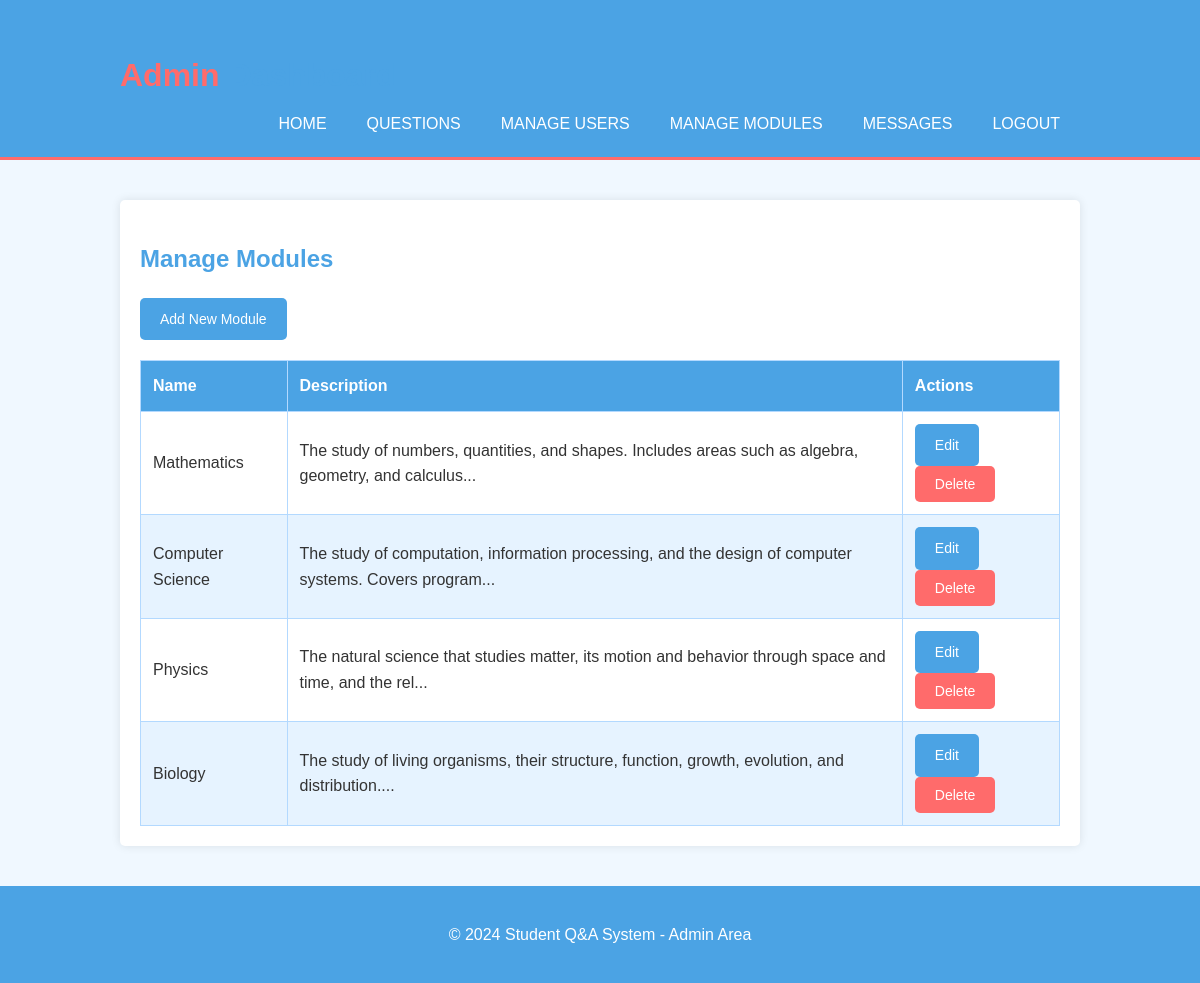
Screenshot of /admin/modules.php (signed in) with the database file from the repository.
### tables this page shows
CREATE TABLE `modules` (
  `id` int(50) NOT NULL,
  `name` varchar(50) NOT NULL,
  `description` text DEFAULT NULL
);

### admin/modules.php (called while the page is built, shortened)
<?php
include "../includes/DatabaseFunctions.php";
$modules = getAllModules($pdo);
include "../templates/modules.html.php";
include "../templates/admin_layout.html.php";
?>

### includes/DatabaseFunctions.php (called while the page is built, shortened)
<?php
function getAllModules($pdo) {
    $sql = "SELECT * FROM modules";
    return query($pdo, $sql)->fetchAll();
}
function query($pdo, $sql, $parameters = []) {
    $query = $pdo->prepare($sql);
    $query->execute($parameters);
    return $query;
}

### templates/modules.html.php (the view, shortened to what this page needs)
<h2>Manage Modules</h2>
<a href="addmodule.php" class="button">Add New Module</a>
<table>
    <thead>
        <tr>
            <th>Name</th>
            <th>Description</th>
            <th>Actions</th>
        </tr>
    </thead>
    <tbody>
        <?php foreach ($modules as $module): ?>
        <tr>
            <td><?= htmlspecialchars($module['name']) ?></td>
            <td><?= nl2br(htmlspecialchars(substr($module['description'], 0, 100))) ?>...</td>
            <td>
                <a href="editmodule.php?id=<?= $module['id'] ?>" class="button">Edit</a>
                <form action="deletemodule.php" method="post" style="display:inline;" onsubmit="return confirm('Are you sure you want to delete this module?');">
                    <button type="submit" class="button delete">Delete</button>
                </form>
            </td>
        </tr>
        <?php endforeach; ?>
    </tbody>
</table>

### css/admin_style.css (style rules this page uses)
body { font-family: Arial, sans-serif; line-height: 1.6; margin: 0; padding: 0; background-color: #f0f8ff; color: #333; }
h1, h2, h3 { color: #4ba3e4; }
table { width: 100%; border-collapse: collapse; margin-top: 20px; }
table, th, td { border: 1px solid #b3d9ff; }
th, td { text-align: left; padding: 12px; }
th { background-color: #4ba3e4; color: white; }
tr:nth-child(even) { background-color: #e6f3ff; }
.button { display: inline-block; padding: 10px 20px; background: #4ba3e4; color: #ffffff; border: none; border-radius: 5px; cursor: pointer; text-decoration: none; font-size: 14px; }
.button.delete { background: #ff6b6b; }

### rows the page displays
modules: name "Mathematics", description "The study of numbers, quantities, and shapes. Includes areas such as algebra, geometry, and calculus"
modules: name "Computer Science", description "The study of computation, information processing, and the design of computer systems. Covers program"
modules: name "Physics", description "The natural science that studies matter, its motion and behavior through space and time, and the rel"
modules: name "Biology", description "The study of living organisms, their structure, function, growth, evolution, and distribution."
